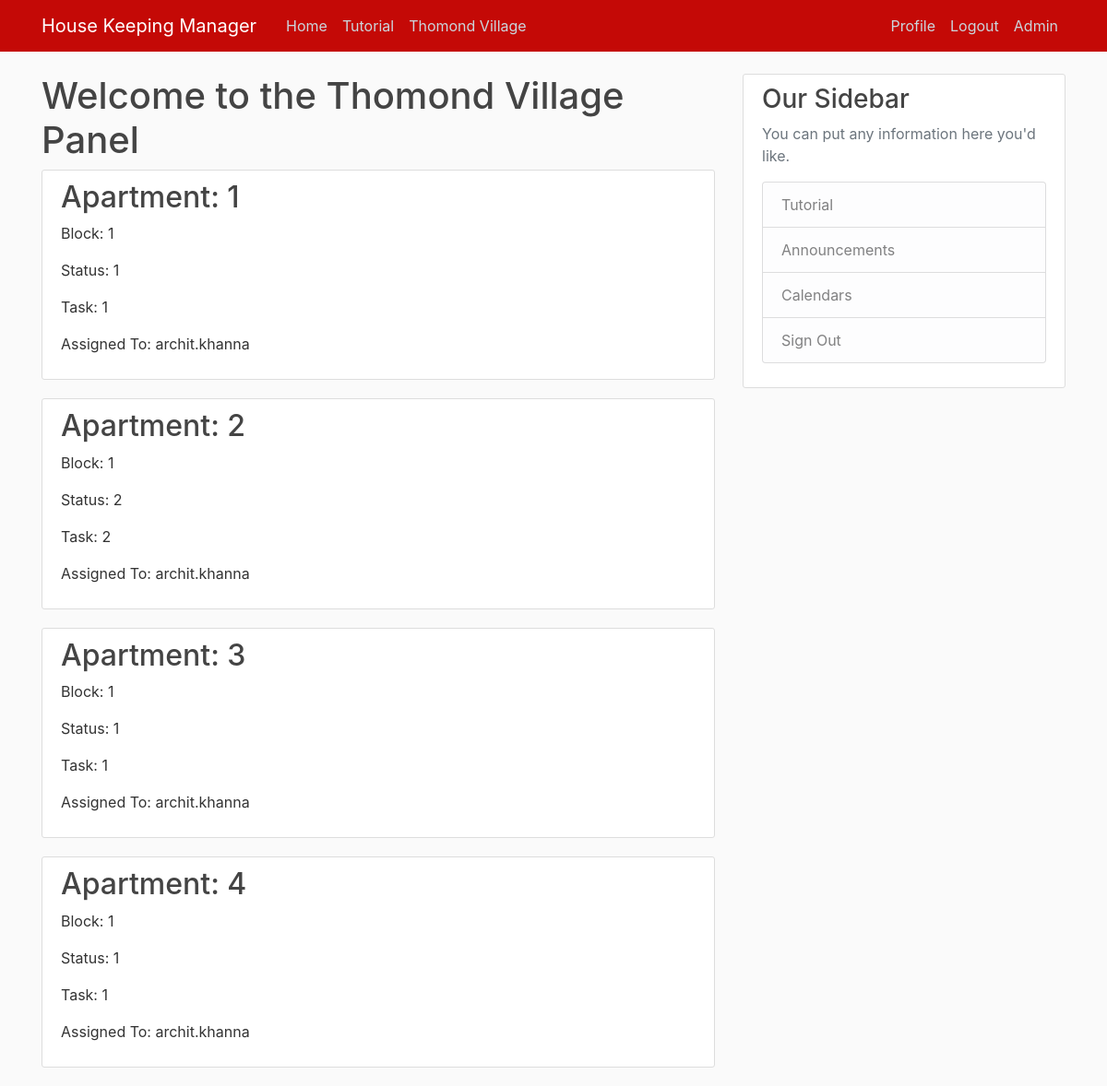
The app's page /thomondvillage/ (signed in), older data.
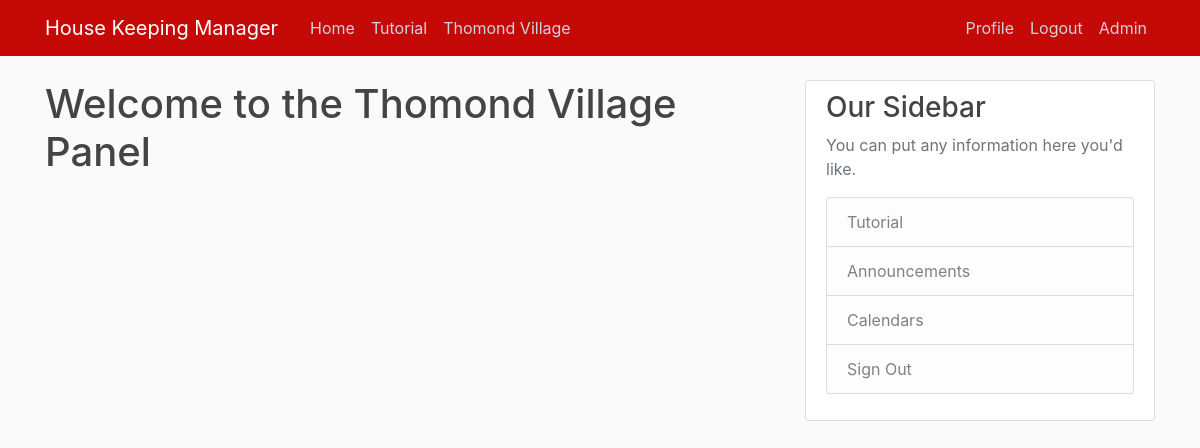
The same page, newer data.
### HKmanager/models.py (models this page shows)
class apartment(models.Model):
    number = models.IntegerField(unique=True, null=False, blank=False)
    block = models.TextField(null=False, blank=False)
    status = models.TextField(null=False, blank=False)
    task = models.TextField(null=False, blank=False)
    assignee = models.ForeignKey(User, on_delete=models.DO_NOTHING)

### HKmanager/views.py (the view)
# urls.py: path('thomondvillage/', views.thomondvillage, name='hk-ThomondVillage'),
@login_required
def thomondvillage(request):
    context = {
        'apartment': apartment.objects.all(),
        'title': 'Thomond Village Panel'
    }
    return render(request, 'HKmanager/thomondvillage.html', context)

### HKmanager/templates/HKmanager/ThomondVillage.html
{% extends "HKmanager/base.html" %}
{% block content %}
  <h1>Welcome to the Thomond Village Panel</h1>
  {% for apt in apartment %}
    <article class="media content-section">
      <div class="media-body">
        <h2><a class="article-title" href="#">Apartment: {{ apt.number }}</a></h2>
        <p class="article-content">Block: {{ apt.block }}</p>
        <p class="article-content">Status: {{ apt.status }}</p>
        <p class="article-content">Task: {{ apt.task }}</p>
        <p class="article-content">Assigned To: {{ apt.assignee }}</p>
      </div>
    </article>
  {% endfor %}
{% endblock content %}

### HKmanager/templates/HKmanager/base.html (shortened to what this page needs)
{% load static %}
<!DOCTYPE html>
<html lang="en" dir="ltr">
  <head>
    <link rel="stylesheet" href="https://maxcdn.bootstrapcdn.com/bootstrap/4.0.0/css/bootstrap.min.css">
    <link rel="stylesheet" type="text/css" href="{% static 'HKmanager/main.css'%}">
  </head>
  <body>
    <header class="site-header">
      <nav class="navbar navbar-expand-md navbar-dark bg-steel fixed-top">
        <div class="container">
          <a class="navbar-brand mr-4" href="{% url 'hk-Home' %}">House Keeping Manager</a>
          <div class="collapse navbar-collapse" id="navbarToggle">
            <div class="navbar-nav mr-auto">
              <a class="nav-item nav-link" href="{% url 'hk-Home' %}">Home</a>
              <a class="nav-item nav-link" href="{% url 'hk-Tutorial' %}">Tutorial</a>
              <a class="nav-item nav-link" href="{% url 'hk-ThomondVillage' %}">Thomond Village</a>
            </div>
            <div class="navbar-nav">
              {% if user.is_authenticated %}
                <a class="nav-item nav-link" href="{% url 'hk-user-profile' %}">Profile</a>
                <a class="nav-item nav-link" href="{% url 'hk-user-logout' %}">Logout</a>
                {% if user.is_superuser %}
                  <a class="nav-item nav-link" href="{% url 'hk-user-logout' %}">Admin</a>
                {% endif %}
              {% else %}
                <a class="nav-item nav-link" href="{% url 'hk-user-login' %}">Login</a>
                <a class="nav-item nav-link" href="{% url 'hk-user-register' %}">Register</a>
              {% endif %}
            </div>
          </div>
        </div>
      </nav>
    </header>
    <main role="main" class="container">
    <div class="row">
      <div class="col-md-8">
        {% block content %}{% endblock %}
      </div>
      <div class="col-md-4">
        <div class="content-section">
          <h3>Our Sidebar</h3>
          <p class='text-muted'>You can put any information here you'd like.
            <ul class="list-group">
              <li class="list-group-item list-group-item-light">Tutorial</li>
              <li class="list-group-item list-group-item-light">Announcements</li>
              <li class="list-group-item list-group-item-light">Calendars</li>
              <li class="list-group-item list-group-item-light">Sign Out</li>
            </ul>
          </p>
        </div>
      </div>
    </div>
  </main>
  </body>
</html>

### HKmanager/static/HKmanager/main.css (style rules this page uses)
body { background: #fafafa; color: #333333; margin-top: 5rem; }
h1, h2, h3, h4, h5, h6 { color: #444444; }
ul { margin: 0; }
.bg-steel { background-color: #c40906; }
.site-header .navbar-nav .nav-link { color: #cbd5db; }
.content-section { background: #ffffff; padding: 10px 20px; border: 1px solid #dddddd; border-radius: 3px; margin-bottom: 20px; }

Row changes from the older to the newer data that the page shows:
removed apartment: number "1", block "1", status "1", task "1", assignee "archit.khanna"
removed apartment: number "2", block "1", status "2", task "2", assignee "archit.khanna"
removed apartment: number "3", block "1", status "1", task "1", assignee "archit.khanna"
removed apartment: number "4", block "1", status "1", task "1", assignee "archit.khanna"
